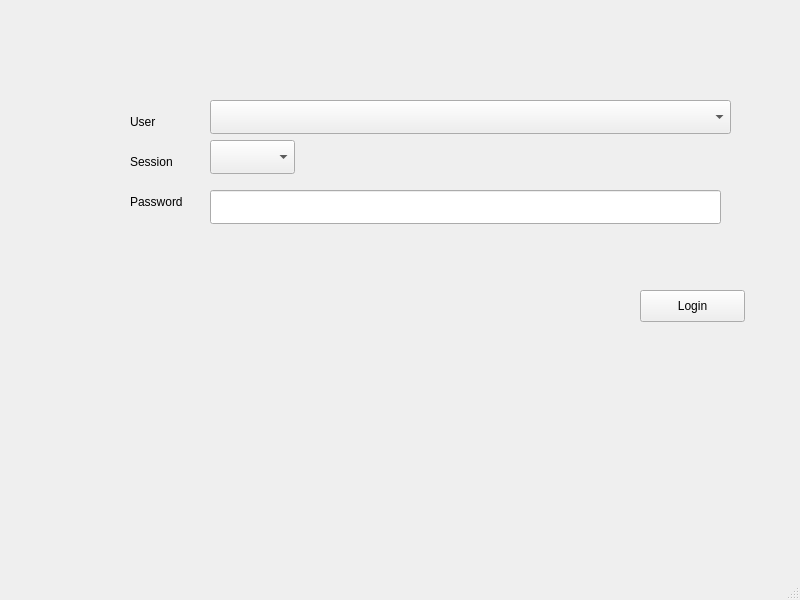
<?xml version="1.0" encoding="UTF-8"?>
<ui version="4.0">
 <class>MainWindow</class>
 <widget class="QMainWindow" name="MainWindow">
  <property name="geometry">
   <rect>
    <x>0</x>
    <y>0</y>
    <width>800</width>
    <height>600</height>
   </rect>
  </property>
  <property name="windowTitle">
   <string>MainWindow</string>
  </property>
  <widget class="QWidget" name="centralwidget">
   <widget class="QLabel" name="labelTest">
    <property name="geometry">
     <rect>
      <x>130</x>
      <y>110</y>
      <width>72</width>
      <height>24</height>
     </rect>
    </property>
    <property name="text">
     <string>User</string>
    </property>
   </widget>
   <widget class="QComboBox" name="userListComboBox">
    <property name="geometry">
     <rect>
      <x>210</x>
      <y>100</y>
      <width>521</width>
      <height>34</height>
     </rect>
    </property>
    <property name="sizeAdjustPolicy">
     <enum>QComboBox::AdjustToMinimumContentsLength</enum>
    </property>
   </widget>
   <widget class="QLabel" name="label">
    <property name="geometry">
     <rect>
      <x>130</x>
      <y>150</y>
      <width>72</width>
      <height>24</height>
     </rect>
    </property>
    <property name="text">
     <string>Session</string>
    </property>
   </widget>
   <widget class="QComboBox" name="SessionCombo">
    <property name="geometry">
     <rect>
      <x>210</x>
      <y>140</y>
      <width>85</width>
      <height>34</height>
     </rect>
    </property>
    <property name="sizeAdjustPolicy">
     <enum>QComboBox::AdjustToMinimumContentsLength</enum>
    </property>
   </widget>
   <widget class="QLabel" name="label_2">
    <property name="geometry">
     <rect>
      <x>130</x>
      <y>190</y>
      <width>72</width>
      <height>24</height>
     </rect>
    </property>
    <property name="text">
     <string>Password</string>
    </property>
   </widget>
   <widget class="QLineEdit" name="passwordedit">
    <property name="geometry">
     <rect>
      <x>210</x>
      <y>190</y>
      <width>511</width>
      <height>34</height>
     </rect>
    </property>
    <property name="echoMode">
     <enum>QLineEdit::Password</enum>
    </property>
   </widget>
   <widget class="QPushButton" name="pushButton">
    <property name="geometry">
     <rect>
      <x>640</x>
      <y>290</y>
      <width>105</width>
      <height>32</height>
     </rect>
    </property>
    <property name="text">
     <string>Login</string>
    </property>
   </widget>
  </widget>
  <widget class="QMenuBar" name="menubar">
   <property name="geometry">
    <rect>
     <x>0</x>
     <y>0</y>
     <width>800</width>
     <height>32</height>
    </rect>
   </property>
  </widget>
  <widget class="QStatusBar" name="statusbar"/>
 </widget>
 <resources/>
 <connections/>
</ui>
